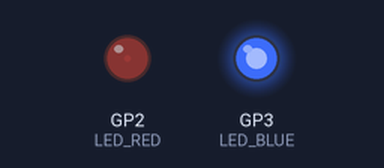
Simulated run of this program. Board: Raspberry Pi Pico running MicroPython. Parts: output pins drawn as LEDs (lit = HIGH).

Above: at 0.05 s.
At 0.5 s:
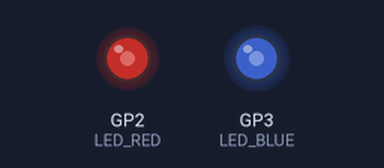
At 0.95 s:
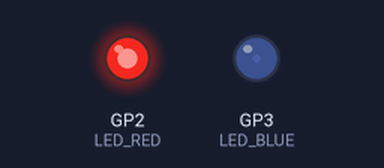
At 1.8 s:
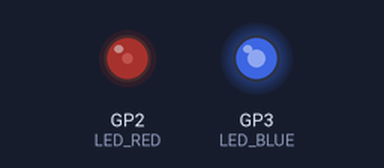
Timing chart, 0 to 4.8 s (numbered marks = the images above):
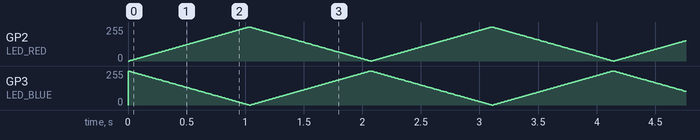

The program:

led_pwm.py
```python
from machine import Pin, PWM
import time


LED_RED = PWM(Pin(2))
LED_BLUE = PWM(Pin(3))

LED_RED.freq(1000)
LED_BLUE.freq(1000)


def main():
    try:
        while True:
            fade_cross(LED_RED, LED_BLUE)
            fade_cross(LED_BLUE, LED_RED)

    except KeyboardInterrupt:
        LED_RED.duty_u16(0)
        LED_RED.deinit()
        LED_BLUE.duty_u16(0)
        LED_BLUE.deinit()
        print("Turn off")


def fade_in(*leds, step=10, delay=0.01):
    for duty in range(0, 1024, step):
        for led in leds:
            led.duty_u16(duty * 64)
        time.sleep(delay)


def fade_out(*leds, step=10, delay=0.01):
    for duty in range(1023, -1, -step):
        for led in leds:
            led.duty_u16(duty * 64)
        time.sleep(delay)


def fade_cross(led_in, led_out, step=10, delay=0.01):
    for duty in range(0, 1024, step):
        led_in.duty_u16(duty * 64)
        led_out.duty_u16((1023 - duty) * 64)
        time.sleep(delay)


if __name__ == "__main__":
    main()
```
